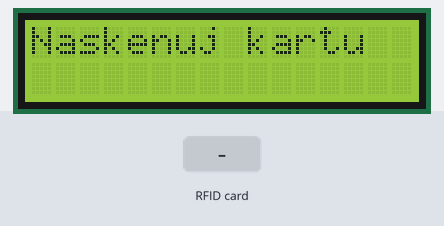
Bench run of a sketch on a simulated Arduino Uno, built with avr-gcc and run on an emulated ATmega328P. On the bench: 16×2 character LCD. Inputs (shaded band) come from the test bench. What the sketch prints to the serial monitor is not drawn.

Above: at 1.3 s.
1.4 s: RFID card 5E 7A 19 C4 held to the reader
At 2.6 s:
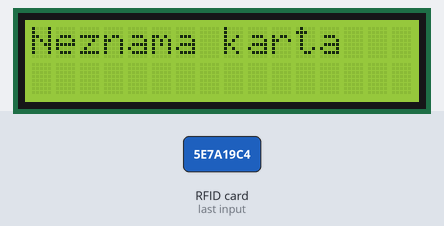
Timing chart, 0 to 4.4 s (numbered marks = the images above; inputs shaded):
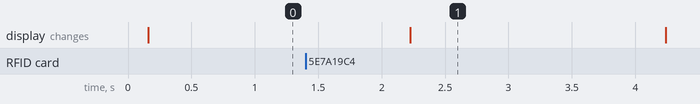

The sketch:

main.ino
```cpp
// Určenie knižníc potrebných pre projekt
#include <SPI.h>
#include <MFRC522.h>
#include <LiquidCrystal_I2C.h>

// Definovanie pinov použitých na Arduine
#define SS_PIN 10
#define RST_PIN 9

// Definovanie rozlíšenia LCD displeju
LiquidCrystal_I2C lcd(0x27, 16, 2);

// Definovanie premenných využívaných pri skladovaní a zobrazovaní prebraných dát
byte readCard[4];
String tagID = "";
String simonID = "4285682";
String tobiasID = "4285582";
String meno = "";
String vyroba = "";
String datum = "";
String cas = "";
String osobneCislo = "";

// Create instances
MFRC522 mfrc522(SS_PIN, RST_PIN);

void setup()
{
  // Spustenie Arduina a LCD displeja, vrátane tzv. backlightu
  Serial.begin(9600);
  SPI.begin();
  lcd.init();
  lcd.backlight();

  mfrc522.PCD_Init();
  delay(4);

  mfrc522.PCD_DumpVersionToSerial();
  //Zobrazenie úvodnej požiadavky
  lcd.setCursor(0, 0);
  lcd.print("Naskenuj kartu");
  Serial.println("Naskenuj kartu>>");
}

boolean getID()
{
  // Getting ready for Reading PICCs
  //If a new PICC placed to RFID reader continue
  if ( ! mfrc522.PICC_IsNewCardPresent()) {
    return false;
  }
  //MMMMMMMMMMMMMMMMMMMMMMMMMMMMMMMMMMMMMMMMMMMMMMMMMMMM
  //Since a PICC placed get Serial and continue
  if ( ! mfrc522.PICC_ReadCardSerial()) {
  return false;
  }
  //MMMMMMMMMMMMMMMMMMMMMMMMMMMMMMMMMMMMMMMMMMMMMMMMMMMM
  tagID = "";
  // The MIFARE PICCs that we use have 4 byte UID
  for ( uint8_t i = 0; i < 4; i++) {
  //readCard[i] = mfrc522.uid.uidByte[i];
  // Adds the 4 bytes in a single String variable
  tagID.concat(String(mfrc522.uid.uidByte[i], HEX));
  }
  //MMMMMMMMMMMMMMMMMMMMMMMMMMMMMMMMMMMMMMMMMMMMMMMMMMMM
  tagID.toUpperCase();
  mfrc522.PICC_HaltA(); // Stop reading
  return true;
  //MMMMMMMMMMMMMMMMMMMMMMMMMMMMMMMMMMMMMMMMMMMMMMMMMMMM
}

void loop()
{
  // Spracovanie dát čítačky
  while (getID()) {
    if (tagID == tobiasID) {
      lcd.clear();
      lcd.setCursor(0, 0);
      meno = "Tobias Buran";
      vyroba = "FER";
      osobneCislo = "SC69223";
      lcd.clear();
      lcd.setCursor(0, 0);
      lcd.print(meno);
      lcd.setCursor(0, 1);
      lcd.print(vyroba + " / " + osobneCislo);
      } else if (tagID == simonID) {
      meno = "Simon Gomola";
      vyroba = "PEI";
      osobneCislo = "SC69171";
      lcd.clear();
      lcd.setCursor(0, 0);
      lcd.print(meno);
      lcd.setCursor(0, 1);
      lcd.print(vyroba + " / " + osobneCislo);
      }
    //MMMMMMMMMMMMMMMMMMMMMMMMMMMMMMMMMMMMMMMMMMMMMMMMMMMM
    else {
      Serial.print(tagID);
      lcd.clear();
      lcd.setCursor(0, 0);
      lcd.print("Neznama karta");
      Serial.println(" Access Denied!");
      Serial.println("--------------------------");
    }
  }
    //MMMMMMMMMMMMMMMMMMMMMMMMMMMMMMMMMMMMMMMMMMMMMMMMMMMM
    delay(2000);
    lcd.clear();
    lcd.setCursor(0, 0);
    lcd.print("Naskenuj kartu");
    Serial.println(" Access Control ");
    Serial.println("Scan Your Card>>");
  }
```

Measured:
- after the input at 1.4 s, the display: changes after 0.83 s (image 1)
